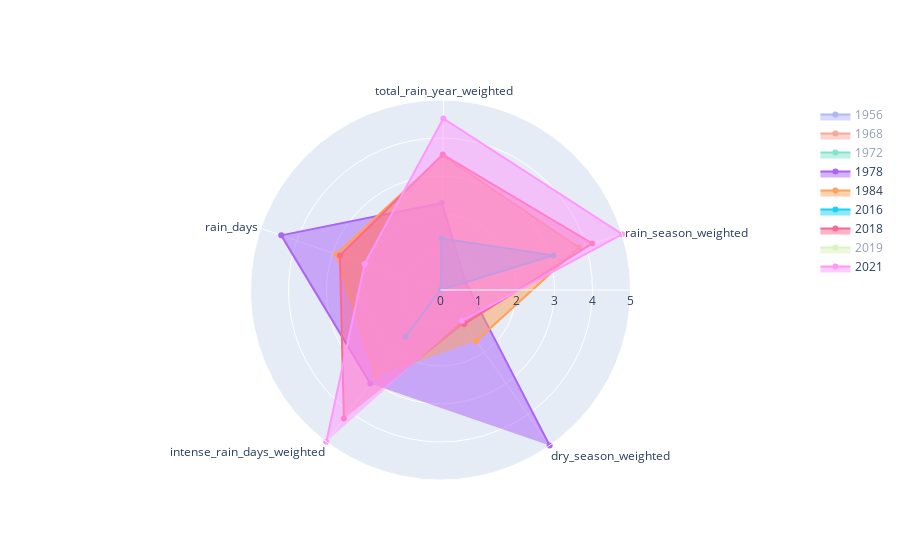

This figure's notebook cell:
### Code cell
#building the list of categories to be shown on the radar chart
categories = list(climatology_outliers.columns.values)
#building the radar chart
fig = go.Figure()

for years in cocoa_years_outliers:
    fig.add_trace(go.Scatterpolar(
          r=climatology_outliers_scaled.loc[years].tolist(),
          theta=categories,
          fill='toself',
          name=years
    ))

fig.update_layout(
  polar=dict(
    radialaxis=dict(
      visible=True,
      range=[0, 5]
    )),
  showlegend=True
)

fig.show()

### Figure 1 — Plotly figure (JSON) as saved in the notebook; plotly's stock layout.template omitted (floating-point values rounded to 4 significant figures)
{"data": [{"fill": "toself", "name": "1956", "r": [3.196, 0, 0, 2.216, 0], "theta": ["dry_season_weighted", "rain_season_weighted", "total_rain_year_weighted", "rain_days", "intense_rain_days_weighted"], "type": "scatterpolar", "visible": "legendonly"}, {"fill": "toself", "name": "1968", "r": [4.007, 3.479, 5, 5.0, 3.333], "theta": ["dry_season_weighted", "rain_season_weighted", "total_rain_year_weighted", "rain_days", "intense_rain_days_weighted"], "type": "scatterpolar", "visible": "legendonly"}, {"fill": "toself", "name": "1972", "r": [4.868, 1.495, 3.198, 3.713, 3.846], "theta": ["dry_season_weighted", "rain_season_weighted", "total_rain_year_weighted", "rain_days", "intense_rain_days_weighted"], "type": "scatterpolar", "visible": "legendonly"}, {"fill": "toself", "name": "1978", "r": [5, 0.6871, 2.29, 4.431, 3.077], "theta": ["dry_season_weighted", "rain_season_weighted", "total_rain_year_weighted", "rain_days", "intense_rain_days_weighted"], "type": "scatterpolar", "visible": true}, {"fill": "toself", "name": "1984", "r": [1.639, 3.81, 3.539, 2.904, 2.821], "theta": ["dry_season_weighted", "rain_season_weighted", "total_rain_year_weighted", "rain_days", "intense_rain_days_weighted"], "type": "scatterpolar", "visible": true}, {"fill": "toself", "name": "2016", "r": [0, 3.106, 1.36, 0, 1.538], "theta": ["dry_season_weighted", "rain_season_weighted", "total_rain_year_weighted", "rain_days", "intense_rain_days_weighted"], "type": "scatterpolar", "visible": true}, {"fill": "toself", "name": "2018", "r": [1.09, 4.178, 3.566, 2.799, 4.231], "theta": ["dry_season_weighted", "rain_season_weighted", "total_rain_year_weighted", "rain_days", "intense_rain_days_weighted"], "type": "scatterpolar", "visible": true}, {"fill": "toself", "name": "2019", "r": [1.727, 3.531, 3.26, 1.662, 3.333], "theta": ["dry_season_weighted", "rain_season_weighted", "total_rain_year_weighted", "rain_days", "intense_rain_days_weighted"], "type": "scatterpolar", "visible": "legendonly"}, {"fill": "toself", "name": "2021", "r": [0.9901, 5, 4.517, 2.111, 5.0], "theta": ["dry_season_weighted", "rain_season_weighted", "total_rain_year_weighted", "rain_days", "intense_rain_days_weighted"], "type": "scatterpolar", "visible": true}], "layout": {"autosize": true, "dragmode": "select", "polar": {"angularaxis": {"rotation": -54.94, "type": "category"}, "radialaxis": {"autorange": false, "range": [0, 5], "type": "linear", "visible": true}}, "showlegend": true}}
